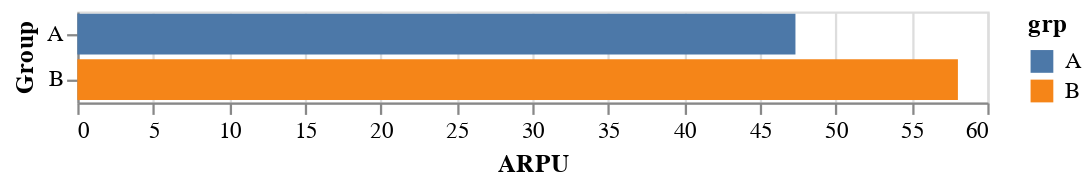

Notebook source saved alongside this figure:
### Markdown cell above
Как видим конверсия упала, однако мы еще не знаем, статистически значимы ли эти изменения. Возможно, это следствие большего числа пользователей в тестовой группе.

### Code cell
alt.Chart(data).mark_bar().encode(
    alt.Y('grp', title='Group'),
    alt.X('average(rev)', title='ARPU'),
    color='grp'
)

### Figure 1 — Vega-Lite specification as saved in the notebook (floating-point values rounded to 4 significant figures; data arrays with more than 128 entries replaced by an {"elided": "..."} marker saying what was removed)
{"config": {"view": {"continuousWidth": 400, "continuousHeight": 300}}, "data": {"name": "data-216201720e4270b3c171bcbc79e0a205"}, "mark": "bar", "encoding": {"color": {"type": "nominal", "field": "grp"}, "x": {"type": "quantitative", "aggregate": "average", "field": "rev", "title": "ARPU"}, "y": {"type": "nominal", "field": "grp", "title": "Group"}}, "$schema": "https://vega.github.io/schema/vega-lite/v4.8.1.json", "datasets": {"data-216201720e4270b3c171bcbc79e0a205": {"elided": "8341 records"}}}
